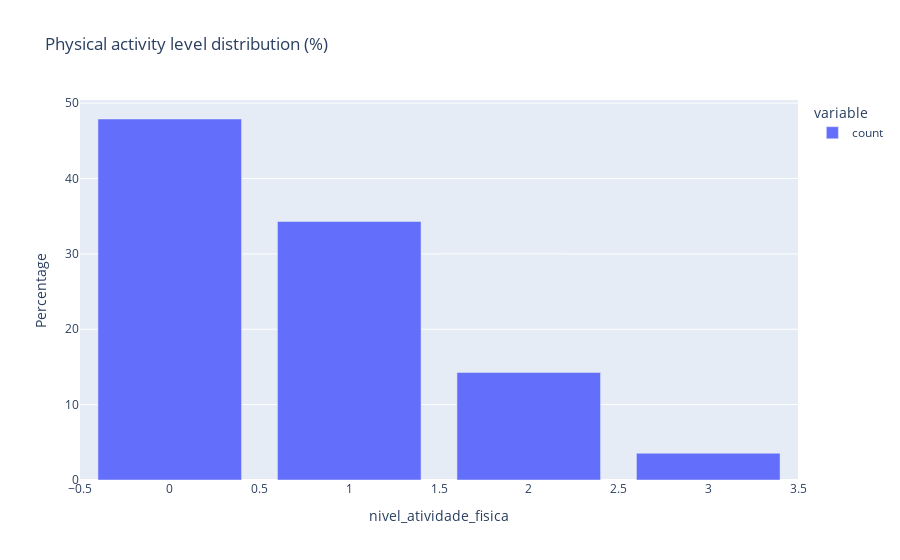

Notebook source saved alongside this figure:
### Code cell
px.bar(
    df_obesity.value_counts("nivel_atividade_fisica") / len(df_obesity) * 100,
    title="Physical activity level distribution (%)",
    labels={"value": "Percentage"},
)

### Figure 1 — Plotly figure (JSON) as saved in the notebook; plotly's stock layout.template omitted (floating-point values rounded to 4 significant figures)
{"data": [{"alignmentgroup": "True", "hovertemplate": "variable=count<br>nivel_atividade_fisica=%{x}<br>Percentage=%{y}<extra></extra>", "legendgroup": "count", "marker": {"color": "#636efa", "pattern": {"shape": ""}}, "name": "count", "offsetgroup": "count", "orientation": "v", "showlegend": true, "textposition": "auto", "type": "bar", "x": [0, 1, 2, 3], "xaxis": "x", "y": [47.89, 34.3, 14.26, 3.553], "yaxis": "y"}], "layout": {"barmode": "relative", "legend": {"title": {"text": "variable"}, "tracegroupgap": 0}, "title": {"text": "Physical activity level distribution (%)"}, "xaxis": {"anchor": "y", "domain": [0, 1], "title": {"text": "nivel_atividade_fisica"}}, "yaxis": {"anchor": "x", "domain": [0, 1], "title": {"text": "Percentage"}}}}
